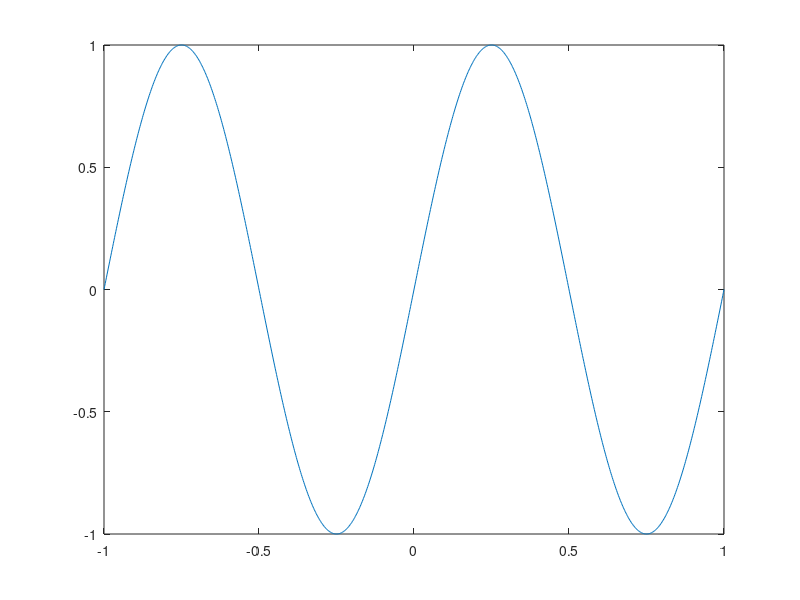

Write the MATLAB code that produced this figure.
% Lab 2, exercise 2
% A sample script file.
% Ali Valiyev, Hüseyin Eren Demirtaş, Murathan Bilgen, Orkhan Ashrafov; & 24.11.2021
"Starting Exercise 2"
A = [1;2;3]

B = [1
2
3]

A == B

C = [1:10]
 
D = linspace(20,60,6)

linspace(1,100000000)

meshPoints = linspace(-1,1,1000);
meshPoints(95)

help length

length(meshPoints)

numel(meshPoints)

plot(meshPoints,sin(2*pi*meshPoints))

 
